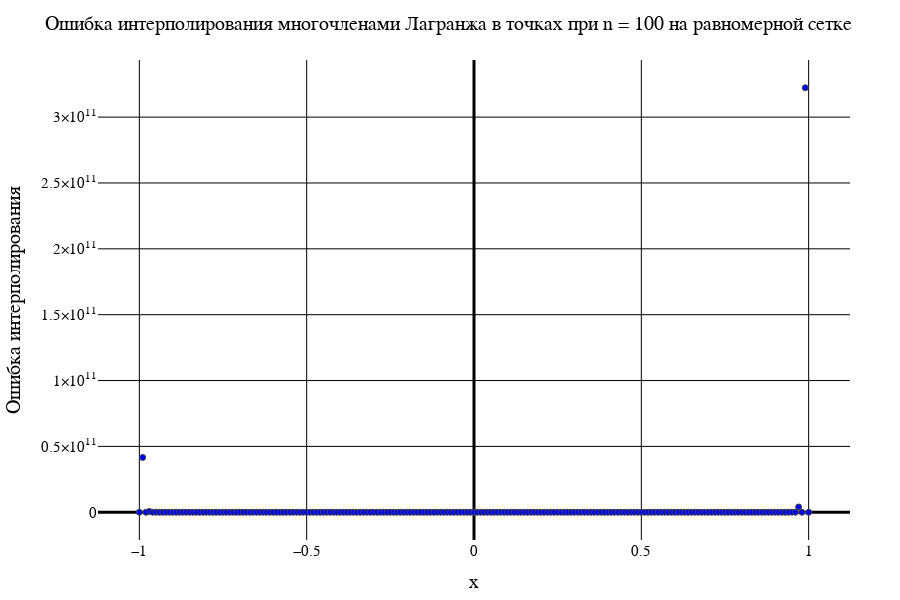

The notebook cell this image was saved under:
### Code cell
data1[2]

### Figure 1 — Plotly figure (JSON) as saved in the notebook; plotly's stock layout.template omitted (floating-point values rounded to 4 significant figures; data arrays with more than 128 entries replaced by an {"elided": "..."} marker saying what was removed)
{"data": [{"marker": {"color": "blue", "line": {"width": 1}, "showline": true}, "mode": "markers", "type": "scatter", "x": {"elided": "201 float values"}, "y": {"elided": "201 float values"}}], "layout": {"coloraxis": {"outlinecolor": "black"}, "font": {"color": "black", "family": "Times New Roman"}, "height": 600, "margin": {"b": 50, "l": 50, "r": 50, "t": 60}, "paper_bgcolor": "white", "plot_bgcolor": "white", "title": {"autosize": false, "font": {"color": "black", "family": "Times New Roman", "size": 20}, "paper_bgcolor": "red", "text": "Ошибка интерполирования многочленами Лагранжа в точках при n = 100 на равномерной сетке"}, "width": 900, "xaxis": {"color": "black", "gridcolor": "black", "gridwidth": 1, "tickfont": {"size": 15}, "title": {"font": {"color": "black", "family": "Times New Roman", "size": 20}, "text": "x"}, "zerolinecolor": "black", "zerolinewidth": 3}, "yaxis": {"exponentformat": "power", "gridcolor": "black", "gridwidth": 1, "tickfont": {"size": 15}, "title": {"font": {"color": "black", "family": "Times New Roman", "size": 20}, "text": "Ошибка интерполирования"}, "zerolinecolor": "black", "zerolinewidth": 3}}}
